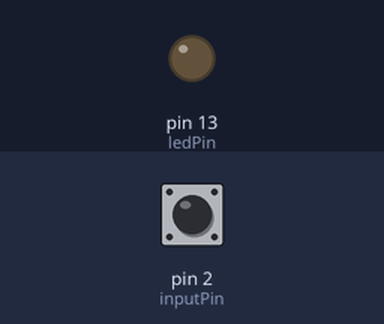
A sketch run on a simulated Arduino Uno, built with avr-gcc and run on an emulated ATmega328P. On the bench: output pins drawn as LEDs (lit = HIGH). The test bench sets the inputs (shaded band); at power-on: pin 2 (inputPin) HIGH.

Above: at 1.2 s.
1.3 s: pin 2 (inputPin) pulled LOW for 0.15 s
At 1.4 s:
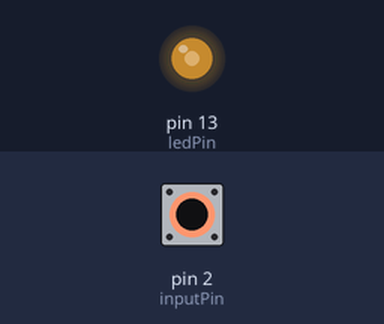
3.0 s: pin 2 (inputPin) pulled LOW for 1 s
At 5.1 s:
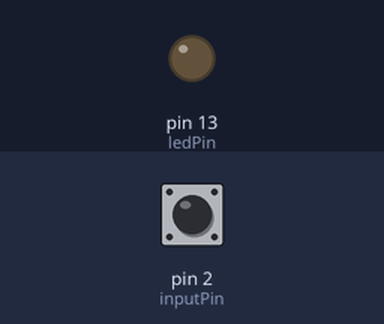
5.5 s: pin 2 (inputPin) pulled LOW for 3.2 s
At 6.2 s:
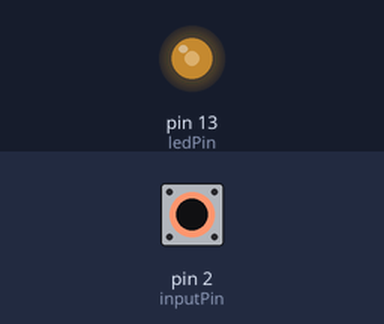
Timing chart, 0 to 10.2 s (numbered marks = the images above; inputs shaded):
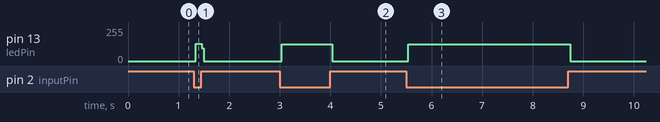

The sketch:

ex_5_1_start.ino
```cpp
/*
  예제 5.1
  스위치 입력
*/

// 내장된 LED를 사용하기 위해
// LED pin을 13번으로 설정
const int ledPin = 13;
// 2번 핀을 스위치 입력으로 설정
const int inputPin = 2;

void setup() {
  // Arduino 13번 핀에 내장된 LED를 출력으로 설정한다.
  pinMode(ledPin, OUTPUT);
  // 스위치 입력을 위하여 2번핀을 입력으로 설정하고 풀업시킨다.
  pinMode(inputPin, INPUT_PULLUP);
}

void loop() {
  // 스위치 입력을 받는다
  int swInput = digitalRead(inputPin);
  int ledOutput = digitalRead(ledPin);

  if (swInput == LOW) {
    // LED 점등
    if (ledOutput)digitalWrite(ledPin,LOW);
    // LED 소등
    else digitalWrite(ledPin,HIGH);
  }
}
```

Measured:
- after the input at 1.3 s, pin 13 (ledPin): 0/255 → 129/255 at once, → 0/255 0.12 s later
- after the input at 3.0 s, pin 13 (ledPin): 0/255 → 126/255 at once, → 0/255 1.0 s later
- after the input at 5.5 s, pin 13 (ledPin): 0/255 → 126/255 at once, → 0/255 3.2 s later
